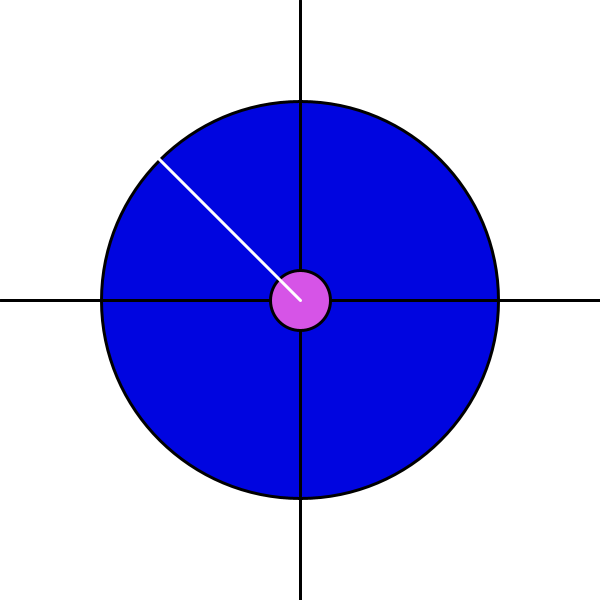
Frame 1 (no input)
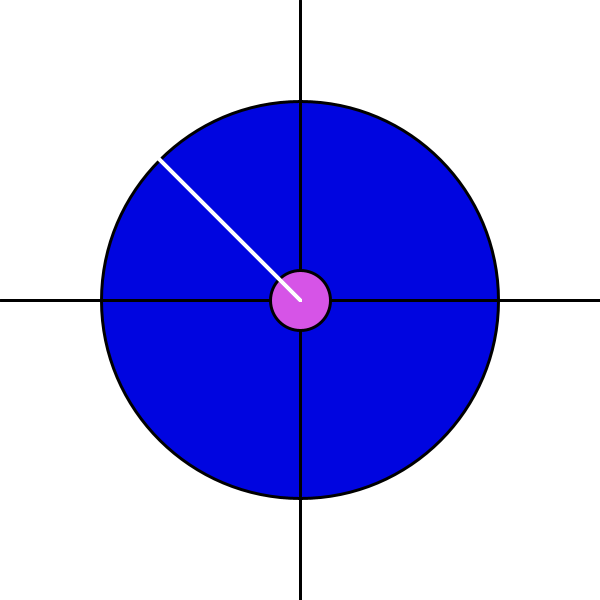
Frame 60 (the mouse pressed at the canvas centre just before this capture)
Frame 120 (the mouse held since frame 60 and released just before this capture): identical to frame 60, image omitted

The Processing sketch that drew these frames (run headless with seeded random() and noise(); from frame 60 on, the mouse is pressed at the canvas centre):

// Processing sketch: processing_6211
// ── processing_6211.pde

void setup(){
  size(600,600);
  background(255);
  smooth();
  strokeWeight(3);
  fill(0,5,224);
  ellipse(width*0.5,height*0.5, width*0.66,height*0.66);
  line(width*0.5, 0, width*0.5,height);
  line(0,height*0.5,width,height*0.5);
  fill(214,84,231);
  ellipse(width*0.5,height*0.5, width*0.10,height*0.10);
}

void draw(){
  stroke(255);
  line(mouseX,mouseY,width*0.5,height*0.5);
}
